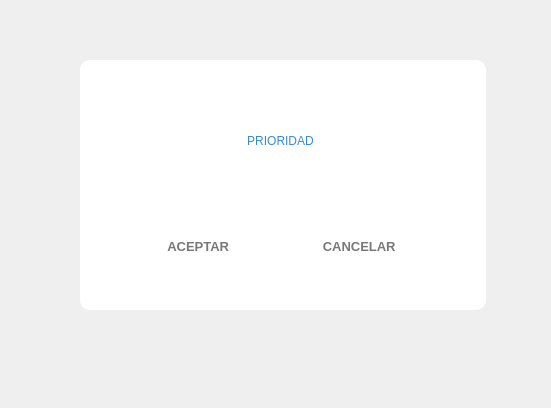
<?xml version="1.0" encoding="UTF-8"?>
<ui version="4.0">
 <class>Selection_Priority</class>
 <widget class="QDialog" name="Selection_Priority">
  <property name="geometry">
   <rect>
    <x>0</x>
    <y>0</y>
    <width>551</width>
    <height>408</height>
   </rect>
  </property>
  <property name="windowTitle">
   <string>Dialog</string>
  </property>
  <widget class="my_label" name="lb_logo">
   <property name="geometry">
    <rect>
     <x>90</x>
     <y>70</y>
     <width>52</width>
     <height>42</height>
    </rect>
   </property>
   <property name="minimumSize">
    <size>
     <width>0</width>
     <height>0</height>
    </size>
   </property>
   <property name="maximumSize">
    <size>
     <width>200</width>
     <height>240</height>
    </size>
   </property>
   <property name="styleSheet">
    <string notr="true">border-image: url(:/icons/app_logo.png);</string>
   </property>
   <property name="text">
    <string/>
   </property>
   <property name="scaledContents">
    <bool>false</bool>
   </property>
   <property name="alignment">
    <set>Qt::AlignCenter</set>
   </property>
   <property name="wordWrap">
    <bool>false</bool>
   </property>
  </widget>
  <widget class="QPushButton" name="pb_close">
   <property name="geometry">
    <rect>
     <x>440</x>
     <y>70</y>
     <width>31</width>
     <height>31</height>
    </rect>
   </property>
   <property name="minimumSize">
    <size>
     <width>0</width>
     <height>0</height>
    </size>
   </property>
   <property name="styleSheet">
    <string notr="true">border-image: url(:/icons/close.png);
color: rgb(255, 255, 255);</string>
   </property>
   <property name="text">
    <string/>
   </property>
   <property name="autoDefault">
    <bool>true</bool>
   </property>
   <property name="flat">
    <bool>true</bool>
   </property>
  </widget>
  <widget class="MyLabelSpinner" name="comboBox">
   <property name="geometry">
    <rect>
     <x>150</x>
     <y>160</y>
     <width>261</width>
     <height>31</height>
    </rect>
   </property>
   <property name="font">
    <font>
     <family>Segoe UI</family>
     <pointsize>12</pointsize>
     <weight>50</weight>
     <bold>false</bold>
    </font>
   </property>
   <property name="styleSheet">
    <string notr="true">QLabel{
	background-color: #FFFFFF; 
	border-radius: 6px;
	color:rgb(50, 50, 50);
}
QLabel:hover:!pressed{
	  background-color: #DDDDDD; 
}</string>
   </property>
   <property name="text">
    <string/>
   </property>
   <property name="alignment">
    <set>Qt::AlignCenter</set>
   </property>
  </widget>
  <widget class="MyLabelShine" name="label_background">
   <property name="geometry">
    <rect>
     <x>80</x>
     <y>60</y>
     <width>406</width>
     <height>250</height>
    </rect>
   </property>
   <property name="styleSheet">
    <string notr="true">background-color: #FFFFFF; 
border-radius: 10px;
/*border: 2px solid #368DCE;*/</string>
   </property>
   <property name="text">
    <string/>
   </property>
   <property name="alignment">
    <set>Qt::AlignCenter</set>
   </property>
  </widget>
  <widget class="QLabel" name="label_2">
   <property name="geometry">
    <rect>
     <x>160</x>
     <y>130</y>
     <width>241</width>
     <height>21</height>
    </rect>
   </property>
   <property name="styleSheet">
    <string notr="true">font: 63 12pt &quot;Segoe UI Semibold&quot;;
color: rgb(54, 141, 206);</string>
   </property>
   <property name="text">
    <string>PRIORIDAD</string>
   </property>
   <property name="alignment">
    <set>Qt::AlignCenter</set>
   </property>
  </widget>
  <widget class="QWidget" name="layoutWidget_2">
   <property name="geometry">
    <rect>
     <x>150</x>
     <y>230</y>
     <width>261</width>
     <height>32</height>
    </rect>
   </property>
   <layout class="QHBoxLayout" name="horizontalLayout_3">
    <item>
     <widget class="QPushButton" name="pb_aceptar">
      <property name="minimumSize">
       <size>
        <width>100</width>
        <height>30</height>
       </size>
      </property>
      <property name="font">
       <font>
        <family>Segoe UI</family>
        <pointsize>10</pointsize>
        <weight>75</weight>
        <bold>true</bold>
       </font>
      </property>
      <property name="styleSheet">
       <string notr="true">QPushButton{
	border-radius: 3px;
	color:rgb(120, 120, 120);
}
QPushButton:hover:!pressed{
	  background-color: #EEEEEE; 
}</string>
      </property>
      <property name="text">
       <string>ACEPTAR </string>
      </property>
      <property name="icon">
       <iconset resource="assets.qrc">
        <normaloff>:/icons/accept.png</normaloff>:/icons/accept.png</iconset>
      </property>
      <property name="iconSize">
       <size>
        <width>30</width>
        <height>20</height>
       </size>
      </property>
      <property name="flat">
       <bool>true</bool>
      </property>
     </widget>
    </item>
    <item>
     <spacer name="horizontalSpacer_4">
      <property name="orientation">
       <enum>Qt::Horizontal</enum>
      </property>
      <property name="sizeHint" stdset="0">
       <size>
        <width>40</width>
        <height>20</height>
       </size>
      </property>
     </spacer>
    </item>
    <item>
     <widget class="QPushButton" name="pb_cancelar">
      <property name="minimumSize">
       <size>
        <width>100</width>
        <height>30</height>
       </size>
      </property>
      <property name="font">
       <font>
        <family>Segoe UI</family>
        <pointsize>10</pointsize>
        <weight>75</weight>
        <bold>true</bold>
       </font>
      </property>
      <property name="styleSheet">
       <string notr="true">QPushButton{
	border-radius: 3px;
	color:rgb(120, 120, 120);
}
QPushButton:hover:!pressed{
	  background-color: #EEEEEE; 
}</string>
      </property>
      <property name="text">
       <string>CANCELAR </string>
      </property>
      <property name="icon">
       <iconset resource="assets.qrc">
        <normaloff>:/icons/cancel.png</normaloff>:/icons/cancel.png</iconset>
      </property>
      <property name="iconSize">
       <size>
        <width>30</width>
        <height>20</height>
       </size>
      </property>
      <property name="flat">
       <bool>true</bool>
      </property>
     </widget>
    </item>
   </layout>
  </widget>
  <zorder>label_background</zorder>
  <zorder>lb_logo</zorder>
  <zorder>pb_close</zorder>
  <zorder>comboBox</zorder>
  <zorder>label_2</zorder>
  <zorder>layoutWidget_2</zorder>
 </widget>
 <customwidgets>
  <customwidget>
   <class>MyLabelSpinner</class>
   <extends>QLabel</extends>
   <header location="global">mylabelspinner.h</header>
  </customwidget>
  <customwidget>
   <class>my_label</class>
   <extends>QLabel</extends>
   <header location="global">my_label.h</header>
  </customwidget>
  <customwidget>
   <class>MyLabelShine</class>
   <extends>QLabel</extends>
   <header location="global">mylabelshine.h</header>
  </customwidget>
 </customwidgets>
 <resources>
  <include location="assets.qrc"/>
 </resources>
 <connections/>
</ui>
